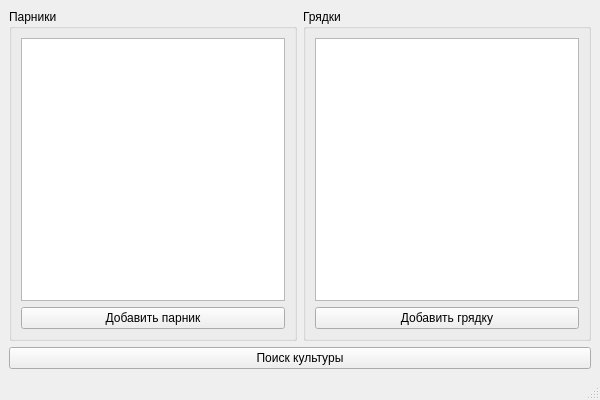
<?xml version="1.0" encoding="UTF-8"?>
<ui version="4.0">
 <class>MainWindow</class>
 <widget class="QMainWindow" name="MainWindow">
  <property name="geometry">
   <rect>
    <x>0</x>
    <y>0</y>
    <width>600</width>
    <height>400</height>
   </rect>
  </property>
  <property name="windowTitle">
   <string>Управление огородом</string>
  </property>
  <widget class="QWidget" name="centralwidget">
   <layout class="QVBoxLayout" name="verticalLayout">
    <item>
     <layout class="QHBoxLayout" name="horizontalLayout">
      <item>
       <widget class="QGroupBox" name="groupBox">
        <property name="title">
         <string>Парники</string>
        </property>
        <layout class="QVBoxLayout" name="verticalLayout_2">
         <item>
          <widget class="QListWidget" name="greenhouseList">
           <property name="selectionMode">
            <enum>QAbstractItemView::SingleSelection</enum>
           </property>
          </widget>
         </item>
         <item>
          <widget class="QPushButton" name="addGreenhouseBtn">
           <property name="text">
            <string>Добавить парник</string>
           </property>
          </widget>
         </item>
        </layout>
       </widget>
      </item>
      <item>
       <widget class="QGroupBox" name="groupBox_2">
        <property name="title">
         <string>Грядки</string>
        </property>
        <layout class="QVBoxLayout" name="verticalLayout_3">
         <item>
          <widget class="QListWidget" name="bedList"/>
         </item>
         <item>
          <widget class="QPushButton" name="addBedBtn">
           <property name="text">
            <string>Добавить грядку</string>
           </property>
          </widget>
         </item>
        </layout>
       </widget>
      </item>
     </layout>
    </item>
    <item>
     <widget class="QPushButton" name="searchBtn">
      <property name="text">
       <string>Поиск культуры</string>
      </property>
     </widget>
    </item>
   </layout>
  </widget>
  <widget class="QMenuBar" name="menubar">
   <property name="geometry">
    <rect>
     <x>0</x>
     <y>0</y>
     <width>600</width>
     <height>21</height>
    </rect>
   </property>
  </widget>
  <widget class="QStatusBar" name="statusbar"/>
 </widget>
 <resources/>
 <tabstops>
  <tabstop>greenhouseList</tabstop>
  <tabstop>addGreenhouseBtn</tabstop>
  <tabstop>bedList</tabstop>
  <tabstop>addBedBtn</tabstop>
  <tabstop>searchBtn</tabstop>
 </tabstops>
</ui>
